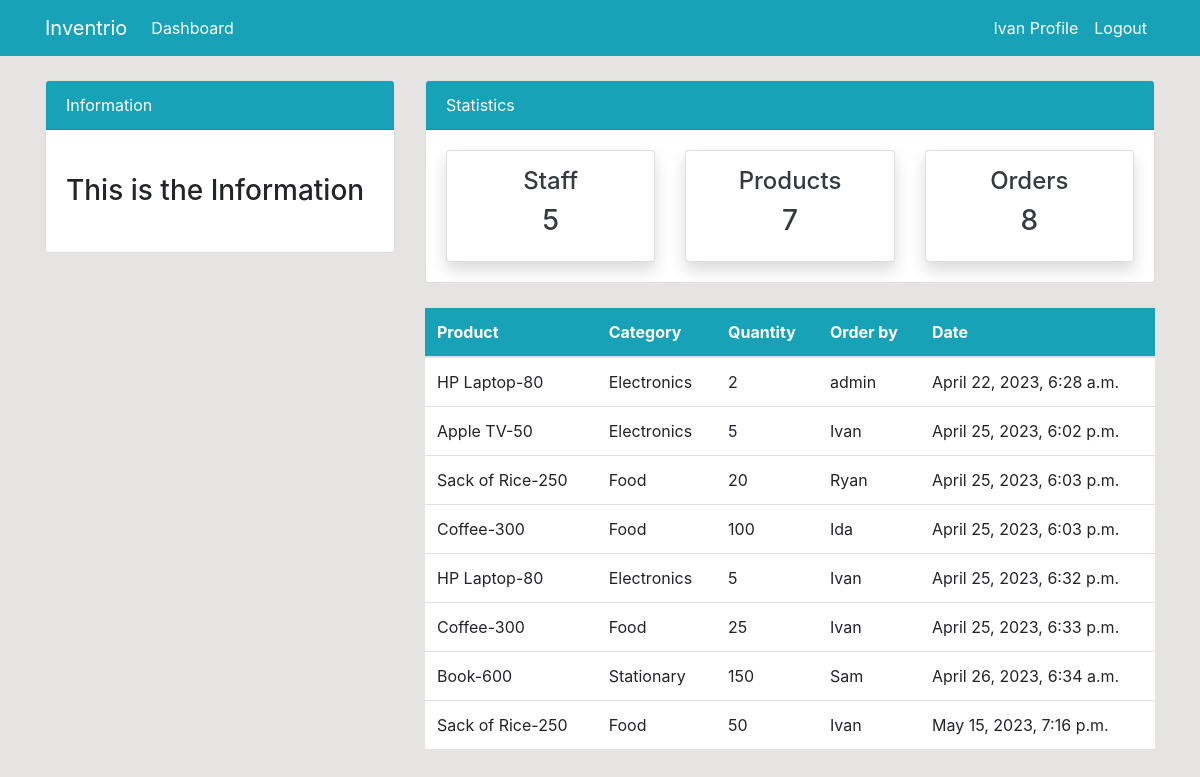
/order/ (signed in), run on the app's committed database.
### dashboard/models.py (models this page shows, shortened)
class Order(models.Model):
    product = models.ForeignKey(Product, on_delete=models.CASCADE, null=True)
    staff = models.ForeignKey(User, models.CASCADE, null=True)
    order_quantity = models.PositiveIntegerField(null=True)
    date = models.DateTimeField(auto_now_add=True)
    class Meta:
        verbose_name_plural = 'Order'

class Product(models.Model):
    name = models.CharField(max_length=100, null=True)
    category = models.CharField(max_length=20, choices=CATEGORY, null=True)
    quantity = models.PositiveIntegerField(null=True)
    class Meta:
        verbose_name_plural = 'Product'
    def __str__(self):
        return f'{self.name}-{self.quantity}'

### dashboard/views.py (the view)
# urls.py: path('order/', views.order, name='dashboard-order'),
@login_required
def order(request):
    orders = Order.objects.all()
    orders_count = orders.count()
    workers_count = User.objects.all().count()
    products_count = Product.objects.all().count()
    context = {
        'orders': orders,
        'workers_count': workers_count,
        'orders_count': orders_count,
        'products_count': products_count,
    }
    return render(request, 'dashboard/order.html', context)

### templates/dashboard/order.html (shortened to what this page needs)
{% extends 'partials/base.html' %}
{% block content %}
{% include 'partials/topnav.html' %}
<div class="container">
    <div class="row my-4">
        <div class="col-md-4">
        </div>
        <div class="col-md-8">
            <table class="table bg-white">
                <thead class="bg-info">
                    <tr class="text-white">
                        <th scope="col">Product</th>
                        <th scope="col">Category</th>
                        <th scope="col">Quantity</th>
                        <th scope="col">Order by</th>
                        <th scope="col">Date</th>
                    </tr>
                </thead>
                <tbody>
                    {% for orders in orders %}
                    <tr>
                        <td>{{ orders.product }}</td>
                        <td>{{ orders.product.category}}</td>
                        <td>{{orders.order_quantity}}</td>
                        <td>
                            {{ orders.staff.username }}
                        </td>
                        <td>
                            {{ orders.date }}
                        </td>
                    </tr>
                    {% endfor %}
                </tbody>
            </table>
        </div>
    </div>
</div>
{% endblock %}

### templates/partials/nav.html (shortened to what this page needs)
<nav class="navbar navbar-expand-lg navbar-info bg-info">
    {% if user.is_authenticated %}
    <div class="container">
        <a class="navbar-brand text-white" href="{% url 'dashboard-index' %}">Inventrio</a>
        <div class="collapse navbar-collapse" id="navbarSupportedContent">
            <ul class="navbar-nav mr-auto">
                <li class="nav-item active">
                    <a class="nav-link text-white" href="{% url 'dashboard-index' %}">Dashboard </a>
                </li>
            </ul>
            <ul class="navbar-nav ml-auto">
                <li class="nav-item active">
                    <a class="nav-link text-white" href="{% url 'user-profile' %}">{{user.username}} Profile </a>
                </li>
                <li class="nav-item">
                    <a class="nav-link text-white" href="{% url 'user-logout' %}">Logout</a>
                </li>
            </ul>
            {% endif %}
        </div>
    </div>
</nav>

### static/style.css (style rules this page uses)
body { background: rgb(230, 227, 227); }

### data on the page
Order: product "HP Laptop-80", product.category "Electronics", order_quantity "2", staff.username "admin", date "April 22, 2023, 6:28 a.m."
Order: product "Apple TV-50", product.category "Electronics", order_quantity "5", staff.username "Ivan", date "April 25, 2023, 6:02 p.m."
Order: product "Sack of Rice-250", product.category "Food", order_quantity "20", staff.username "Ryan", date "April 25, 2023, 6:03 p.m."
Order: product "Coffee-300", product.category "Food", order_quantity "100", staff.username "Ida", date "April 25, 2023, 6:03 p.m."
Order: product "HP Laptop-80", product.category "Electronics", order_quantity "5", staff.username "Ivan", date "April 25, 2023, 6:32 p.m."
Order: product "Coffee-300", product.category "Food", order_quantity "25", staff.username "Ivan", date "April 25, 2023, 6:33 p.m."
Order: product "Book-600", product.category "Stationary", order_quantity "150", staff.username "Sam", date "April 26, 2023, 6:34 a.m."
Order: product "Sack of Rice-250", product.category "Food", order_quantity "50", staff.username "Ivan", date "May 15, 2023, 7:16 p.m."

### other printed values
{{ user.username }} "Ivan"
{{ workers_count }} "5"
{{ products_count }} "7"
{{ orders_count }} "8"
